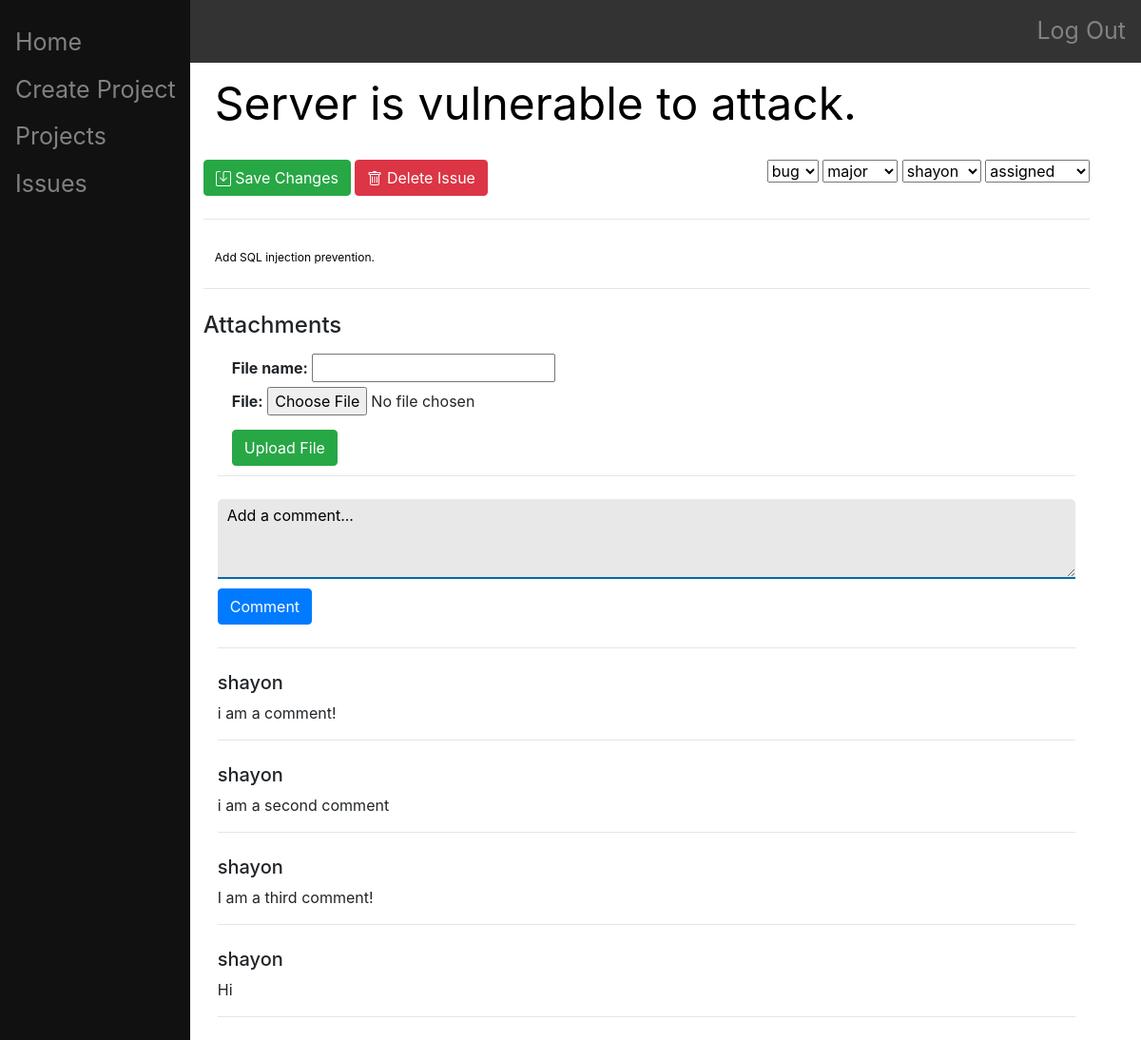
The app's page /project/5/issue/5/ (signed in), older data.
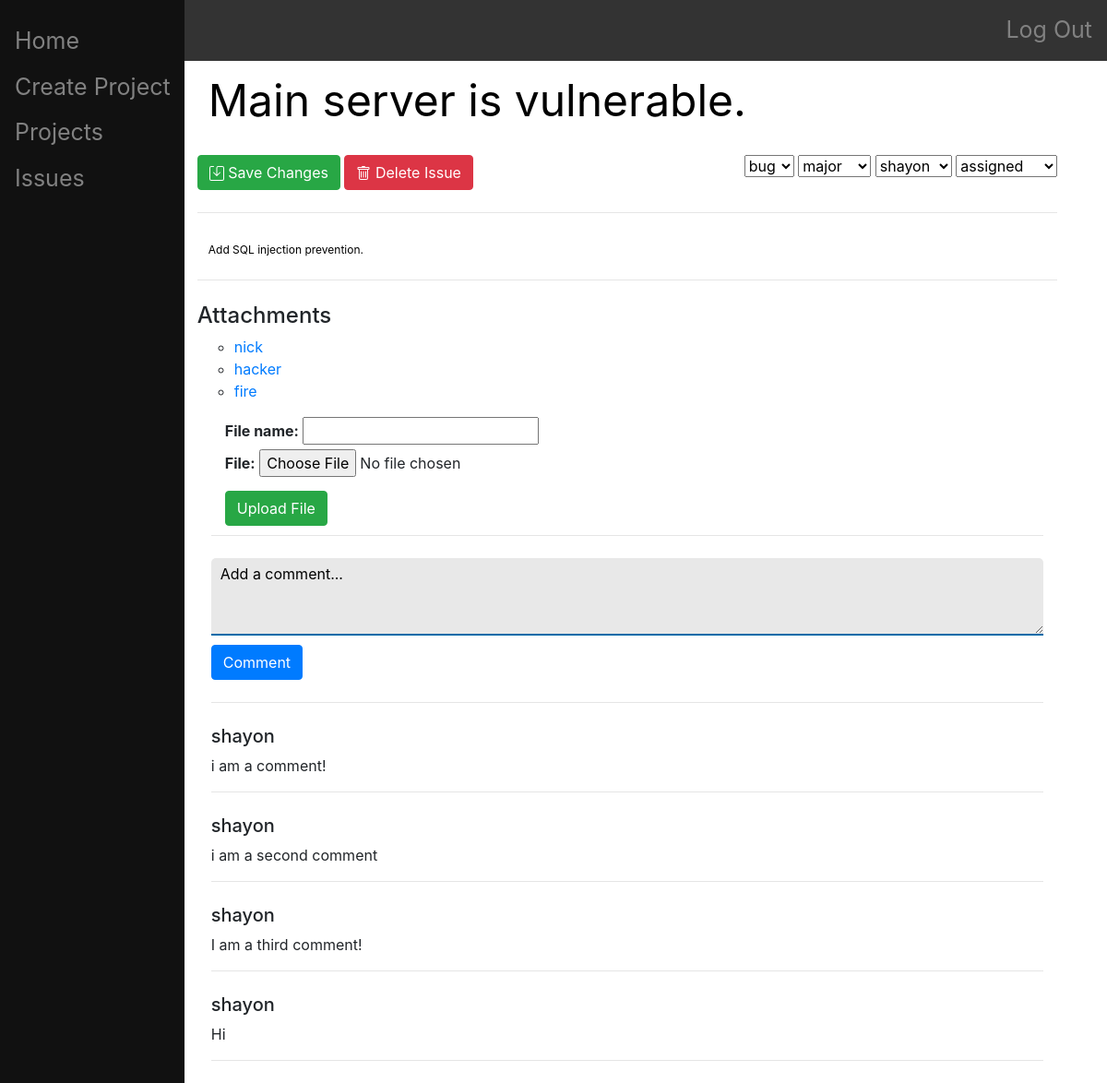
The same page, newer data.
### main/models.py (models this page shows, shortened)
class Issue(models.Model):
    project = models.ForeignKey(Project, on_delete=models.CASCADE)
    summary = models.CharField(max_length=200)
    description = models.CharField(max_length=1000)
    type = models.CharField(
        max_length = 4,
        choices = (
            ("task", "task"),
            ("bug", "bug"),
        ),
        default = "task"
    )
    priority = models.CharField(
        max_length = 7,
        choices = (
            ("blocker", "blocker"),
            ("major", "major"),
            ("minor", "minor"),
        ),
        default = "minor"
    )
    status = models.CharField(
        max_length = 11,
        choices = (
            ("assigned", "assigned"),
            ("in-progress", "in-progress"),
            ("resolved", "resolved"),
        ),
        default = "assigned"
    )
    assigner = models.ForeignKey(User, on_delete=models.CASCADE, related_name="issue_assigner", null=True)
    assignee = models.ForeignKey(User, on_delete=models.CASCADE, related_name="issue_assignee", null=True)
    date_created = models.DateTimeField(editable=False)
    date_updated = models.DateTimeField()
    files = JSONField(default=list)

class Comment(models.Model):
    issue = models.ForeignKey(Issue, on_delete=models.CASCADE, related_name="comments")
    author = models.ForeignKey(User, on_delete=models.CASCADE)
    content = models.TextField()

class Project(models.Model):
    name = models.CharField(max_length=200)
    description = models.CharField(max_length=1000)
    creator = models.ForeignKey(User, on_delete=models.CASCADE, related_name="project", null=True)
    date_created = DateTimeField(editable=False)
    members = JSONField(default=list)

class File(models.Model):
    file_name = models.CharField(max_length=200, unique=True)
    file = models.FileField(upload_to="media/", null=True)

### main/views.py (the view, shortened to what this page needs)
# urls.py: path("project/<int:id>/issue/<int:issue_id>/", views.issue_index, name="issue_index"),
@login_required(login_url='/login/')
def issue_index(response, id, issue_id):
    authenticate(response)
    for root, dirs, files in os.walk("."):
        for filename in files:
            pass
    for file in File.objects.all():
        pass
    issue = Issue.objects.get(id=issue_id)
    cf = CommentForm()
    f = FileForm()
    if issue:
        types = ["task", "bug"]
        priorities = ["minor", "major", "blocker"]
        statuses = ["assigned", "in-progress", "resolved"]
        return render(response, "main/issue-index.html", {"issue":issue,
            'comment_form':cf, 'file_form':f, 'all_files':File.objects.all(), "types":types, "priorities":priorities, "statuses":statuses})
    return render(response, "main/home.html", {})

### main/forms.py
class CommentForm(forms.ModelForm):
    content = forms.CharField(label="", widget=forms.Textarea(
        attrs ={
            'class':'form-control',
            'placeholder':'Add a comment...',
            'rows':3,
            'cols':50
        }))
    class Meta:
        model = Comment
        fields = ['content']

class FileForm(forms.ModelForm):
    class Meta:
        model = File
        fields = {'file_name', 'file'}

### main/views.py (called while the page is built)
def authenticate(response):
    if not response.user.is_authenticated:
        return HttpResponseRedirect("/login/")

### main/templates/main/issue-index.html (shortened to what the changed rows need)
{% extends "main/base.html" %}
{% load crispy_forms_tags %}
{% block content %}
    <form method="post" action="" class="form-group">
        <div class="form-group">
            <input type="text" name="summary" style="font-size:4vw" novalidate class="form-control" id="exampleSummary1" aria-describedby="summaryHelp" placeholder="{{issue.summary}}">
        </div>
        <div class="right">
            <select name="type" class="selectpicker">
                {% for type in types  %}
                    {% if type == issue.type %}
                        <option name="{{type}}" selected>{{type}}</option>
                    {% else %}
                        <option name="{{type}}">{{type}}</option>
                    {% endif %}
                {% endfor %}
            </select>
            <select name="priority" class="selectpicker">
                {% if issue.priority == "minor" %}
                    <option name="minor" selected>minor</option>
                    <option name="major">major</option>
                    <option name="blocker">blocker</option>
                {% elif issue.priority == "major" %}
                    <option name="major" selected>major</option>
                {% else %}
                    <option name="minor">minor</option>
                    <option name="major">major</option>
                    <option name="blocker" selected>blocker</option>
                {% endif %}
            </select>
            <select class="selectpicker" name="assignee" data-live-search="true">
                {% for member in issue.project.members %}
                    {% if member == issue.assignee.username %}
                        <option name="{{member.username}}" selected>{{member}}</option>
                    {% else %}
                        <option name="{{member.username}}">{{member}}</option>
                    {% endif %}
                {% endfor %}
            </select>
            <select class="selectpicker" name="status">
                {% for status in statuses %}
                    {% if status == issue.status %}
                        <option name="{{status}}" selected>{{status}}</option>
                    {% else %}
                        <option name="{{status}}">{{status}}</option>
                    {% endif %}
                {% endfor %}
            </select>
        </div>
        <br><br>
        <div class="form-group">
            <input type="text" name="description" style="font-size:1vw" novalidate class="form-control" id="exampleIssueDescription1" aria-describedby="descriptionHelp" placeholder="{{issue.description}}">
        </div>
    </form>
    {% if all_files %}
        <ul class="list-unstyled">
            <ul>
                {% for file in all_files %}
                    {% if file.file_name in issue.files %}
                        <li><a href="{{file.file.url}}" download>{{file.file_name}}</a></li>
                    {% endif %}
                {% endfor %}
            </ul>
        </ul>
    {% endif %}
    <form method="POST" enctype="multipart/form-data">
        <div class="container">
           {% for field in file_form  %}
             <div class="col-sm-6">
               <b>{{ field.label_tag }}</b> {{ field }}
             </div>
           {% endfor %}
       </div>
    </form>
    <div class="container">
        <br>
        <div>
            {% for comment in issue.comments.all %}
              <h5>{{comment.author.username}}</h5>
              <p>{{comment.content}}</p>
              <hr class="mt-0 mb-4">
            {% endfor %}
        </div>
    </div>
{% endblock %}

Row changes from the older to the newer data that the page shows:
changed Issue "bug": summary "Server is vulnerable to attack." → "Main server is vulnerable."
added File: file_name "nick"
added File: file_name "hacker"
added File: file_name "fire"
